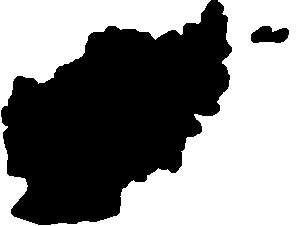
#> input picture out/output_images/small/afghanistan-silhouette_circle_5_small.bmp, 297 x 226 px
$ python imageMatrix_xor_testing.py
#> lines starting #> are read from the running program, lines starting #| are printed output that depends on the picture; after the words box and inside, x2 and y2 are one past the last pixel; in counts of white or black regions, pixels touching at a corner belong together
### old/imageMatrix.py
from scipy.sparse import csr_matrix
import numpy as np
from old.Vector2D import Vector2D
from PIL import Image
import matplotlib.pyplot as plt
from dataclasses import dataclass


@dataclass
class ImageMatrix:
    matrix: np.ndarray

    # [5 lines left out: function booleanMatrixToPointList, not called in this run]

    def zeroPaddedMatrix(self, pad):
        return np.pad(self.matrix, (pad, pad), 'constant', constant_values=(0, 0))

    # [11 lines left out: function xorEdgeDetect2, not called in this run]

    def xorEdgeDetect(self):
        matrix = self.zeroPaddedMatrix(1)
        return matrix[1:-1, 1:-1] & np.invert(matrix[1:-1, :-2] & matrix[1:-1, 2:] &
                                              matrix[:-2, 1:-1] & matrix[2:, 1:-1])

    def shape(self):
        return self.matrix.shape

    def width(self):
        return self.matrix.shape[0]

    def height(self):
        return self.matrix.shape[1]

    def toImage(self):
        return Image.fromarray(self.matrix).convert("L")

    def asBoolean(self):
        return self.matrix > 0

    # [11 lines left out: functions showForNSeconds, showUntilKeyPress, not called in this run]

    def asRatioOf(self, matrix2):
        return self.countFalse() / matrix2.countFalse()

    def countFalse(self):
        return self.matrix.size - np.count_nonzero(self.matrix)

    @staticmethod
    def openImageAsBooleanMatrix(imagePath: str):
        return np.invert(np.array(Image.open(imagePath).convert("1")))

    @staticmethod
    def xorArrays(array1: np.ndarray, array2: np.ndarray):
        return array1 ^ array2

    # [10 lines left out: function spreadPoints, not called in this run]


def xorEdgeDetect(matrix: np.ndarray):
    im = ImageMatrix(matrix)
    return im.xorEdgeDetect()


def booleanMatrixToPointList(matrix: np.ndarray):
    csr = csr_matrix(matrix)
    return [Vector2D(x, y)
            for x in range(csr.shape[0])
            for y in csr.indices[csr.indptr[x]:csr.indptr[x+1]]]

### old/polygonDetection.py
from old.Vector2D import Vector2D
import numpy as np
from old.polygon import Polygon


def polygonCollection(matrix: np.ndarray):
    polygons = list()
    neighbourhoods = floodFill(matrix)
    for neighbourhood in neighbourhoods:
        polygonMatrix = np.full(matrix.shape, False)
        unzipped_neighbourhood = tuple(zip(*neighbourhood))
        polygonMatrix[unzipped_neighbourhood] = True
        x_min = max(0, min(unzipped_neighbourhood[0])-1)
        x_max = min(polygonMatrix.shape[0], max(unzipped_neighbourhood[0])+2)
        y_min = max(0, min(unzipped_neighbourhood[1])-1)
        y_max = min(polygonMatrix.shape[1], max(unzipped_neighbourhood[1])+2)

        minimisedMatrix = polygonMatrix[x_min:x_max, y_min:y_max]

        polygons.append(Polygon(minimisedMatrix, Vector2D(x_min, y_min)))

    return polygons


# [18 lines left out: function neighbouringPoints, not called in this run]


def floodFill(matrix):
    loops = list()
    visited = set()
    stack = list()

    for ix, iy in np.ndindex(matrix.shape):
        curr = Vector2D(ix, iy)
        if matrix[curr] and curr not in visited:
            loop = list()
            stack.append(curr)
            visited.add(curr)
            while stack:
                curr = stack.pop()
                loop.append(curr)
                unvisitedNeighbours = getUnvisitedNeighbours(matrix, curr, visited)
                stack += unvisitedNeighbours
                visited.update(unvisitedNeighbours)

            loops.append(loop)

    return loops


def getUnvisitedNeighbours(matrix, curr, visited):
    neighbours = [curr + (1, 0), curr + (0, 1), curr + (-1, 0), curr + (0, -1),
                  curr + (1, 1), curr + (-1, -1), curr + (-1, 1), curr + (1, -1)]

    return [n for n in neighbours if indexIsWithinMatrix(n, matrix)
            and matrix[n] and n not in visited]


def indexIsWithinMatrix(index, matrix):
    return 0 <= index.x < matrix.shape[0] and 0 <= index.y < matrix.shape[1]

### old/polygon.py
from dataclasses import dataclass

import numpy as np

from old import raytracePolygonIntersection, singularity
from old.Vector2D import Vector2D
from old.imageMatrix import ImageMatrix


@dataclass
class Polygon(ImageMatrix):
    matrix: np.ndarray
    worldPos: Vector2D

    def __post_init__(self):
        self.rootSingularity = self.selectSingularity()
        self.kernel = self.findKernel()

    def selectSingularity(self):
        return singularity.selectSingularityEdgeDeletion(self.matrix)

    def findKernel(self):
        return raytracePolygonIntersection.intersectingLinesFromPoint(self.rootSingularity, self.matrix)

    # [4 lines left out: function polygonAndKernelAndSingularity, not called in this run]

### old/segmenting.py
import numpy as np
from old.imageMatrix import ImageMatrix
from old.polygonDetection import polygonCollection


class ImageSpace(ImageMatrix):
    def __init__(self, matrix: np.ndarray = None):
        self.matrix = matrix
        self.polygons = self.getPolygons()

    @staticmethod
    def open(path: str):
        return ImageSpace(ImageSpace.openImageAsBooleanMatrix(path))
#> in openImageAsBooleanMatrix, `return np.invert(np.array(Image.open(imagePath).convert("1")))`: returned value: shape (226, 297) bool; 47.8% white; 2 white regions, box (x1, y1, x2, y2) and area: (1, 0, 232, 225) 31586, (251, 26, 289, 43) 491

    def getPolygons(self):
        return polygonCollection(self.matrix)
#> after the loop in floodFill, `for ix, iy in np.ndindex(matrix.shape):`: loop = 491 pairs, first value 26 to 42, second value 251 to 288; loops = 2 items; stack = []; visited = 32077 items
#> in polygonCollection, `neighbourhoods = floodFill(matrix)`: neighbourhoods = 2 items
#> the loop in polygonCollection, `for neighbourhood in neighbourhoods:` made 1 pass
#> (x_min, x_max, y_min, y_max) on pass 1: (0, 226, 0, 233)
#> pass 1, in polygonCollection, `minimisedMatrix = polygonMatrix[x_min:x_max, y_min:y_max]`:
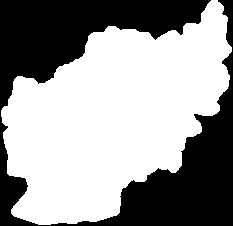
#> minimisedMatrix: shape (226, 233) bool; 60% white; 1 black region, box (x1, y1, x2, y2) and area: (0, 0, 233, 226) 21072
#> pass 1, in xorEdgeDetect, `matrix = self.zeroPaddedMatrix(1)`:
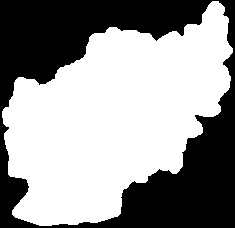
#> matrix: shape (228, 235) bool; 59% white; 1 black region, box (x1, y1, x2, y2) and area: (0, 0, 235, 228) 21994
#> pass 1, in xorEdgeDetect (call 2), `matrix = self.zeroPaddedMatrix(1)`:
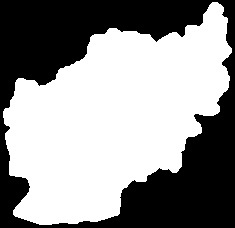
#> matrix: shape (228, 235) bool; 57.5% white; 1 black region, box (x1, y1, x2, y2) and area: (0, 0, 235, 228) 22791
#> pass 1, in xorEdgeDetect (call 3), `matrix = self.zeroPaddedMatrix(1)`:
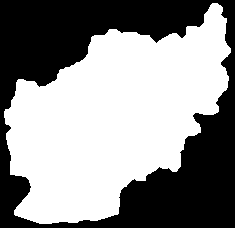
#> matrix: shape (228, 235) bool; 56% white; 1 black region, box (x1, y1, x2, y2) and area: (0, 0, 235, 228) 23583
#> after the loop in polygonCollection, `for neighbourhood in neighbourhoods:`:
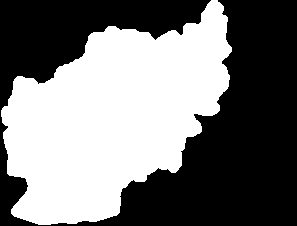
#> polygonMatrix: shape (226, 297) bool; 47.1% white; 1 white region, box (x1, y1, x2, y2) and area: (1, 0, 232, 225) 31586
#> after the loop in polygonCollection, `for neighbourhood in neighbourhoods:`: polygons = []


class PaddedImageMatrix(ImageSpace):
    def __init__(self, matrix: np.ndarray = None, pad: int = 0):
        super().__init__(matrix)
        self.pad = pad

    def __init__(self, imageMatrix: ImageSpace, pad: int = 0):
        super().__init__(imageMatrix.matrix)
        self.pad = pad

    def paddedArray(self):
        return np.pad(self.matrix, (self.pad, self.pad), 'constant', constant_values=(0, 0))

    def paddedBooleanArray(self):
        return self.paddedArray() > 0


def getTestImageMatrix() -> ImageSpace:
    path = '../out/output_images/small/afghanistan-silhouette_circle_5_small.bmp'
    return ImageSpace.open(path)


# [4 lines left out: function main, not called in this run]


# [2 lines that do not run on import are left out]

### old/Vector2D.py
from collections import namedtuple
from math import hypot

class Vector2D(namedtuple('Vector2D', ('x', 'y'))):
    def __abs__(self):
        return type(self)(abs(self.x), abs(self.y))

    def __int__(self):
        return type(self)(int(self.x), int(self.y))

    def __add__(self, other):
        if type(other) is tuple and len(other) == 2:
            return type(self)(self.x + other[0], self.y + other[1])
        return type(self)(self.x + other.x, self.y + other.y)

    def __sub__(self, other):
        return type(self)(self.x - other.x, self.y - other.y)

    def __mul__(self, other):
        return type(self)(self.x * other.x, self.y * other.y)

    def dot(self, other):
        return self.x * other.x + self.y * other.y

    def distanceTo(self, other):
        return hypot((self.x - other.x), (self.y - other.y))

    def manhattanDistanceTo(self, other):
        return abs(self.x - other.x) + abs(self.y - other.y)

### old/singularity.py
import numpy as np
from old import imageMatrix
import random
from old.Vector2D import Vector2D


# [7 lines left out: function selectSingularityManually, not called in this run]


def selectSingularityEdgeDeletion(matrix: np.ndarray):
    def findCandidateSingularitiesViaEdgeDeletion():
        nonlocal matrix
        matrix = np.copy(matrix)
        while True:
            edge = imageMatrix.xorEdgeDetect(matrix)
            if not (matrix & np.invert(edge)).any():
                break
            matrix &= np.invert(edge)

        return imageMatrix.booleanMatrixToPointList(matrix)

    return random.choice(findCandidateSingularitiesViaEdgeDeletion())

### old/imageMatrix_xor_testing.py
from old.segmenting import ImageSpace
from matplotlib import pyplot as plt
from old import singularity
from time import time

path = '../out/output_images/small/afghanistan-silhouette_circle_5_small.bmp'
#> (the run stopped early here; a loop or call above may not have finished)
